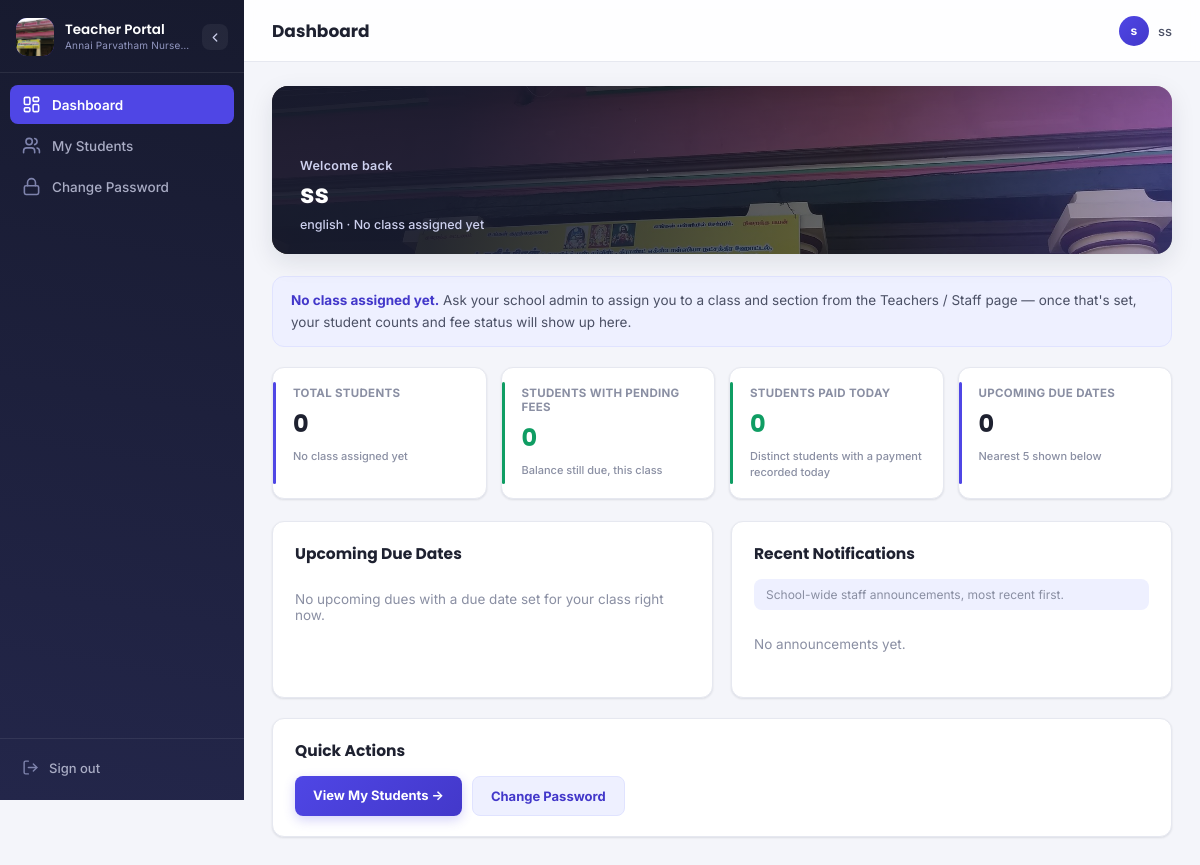
Page /teacher/dashboard (signed in) on the earlier database version.
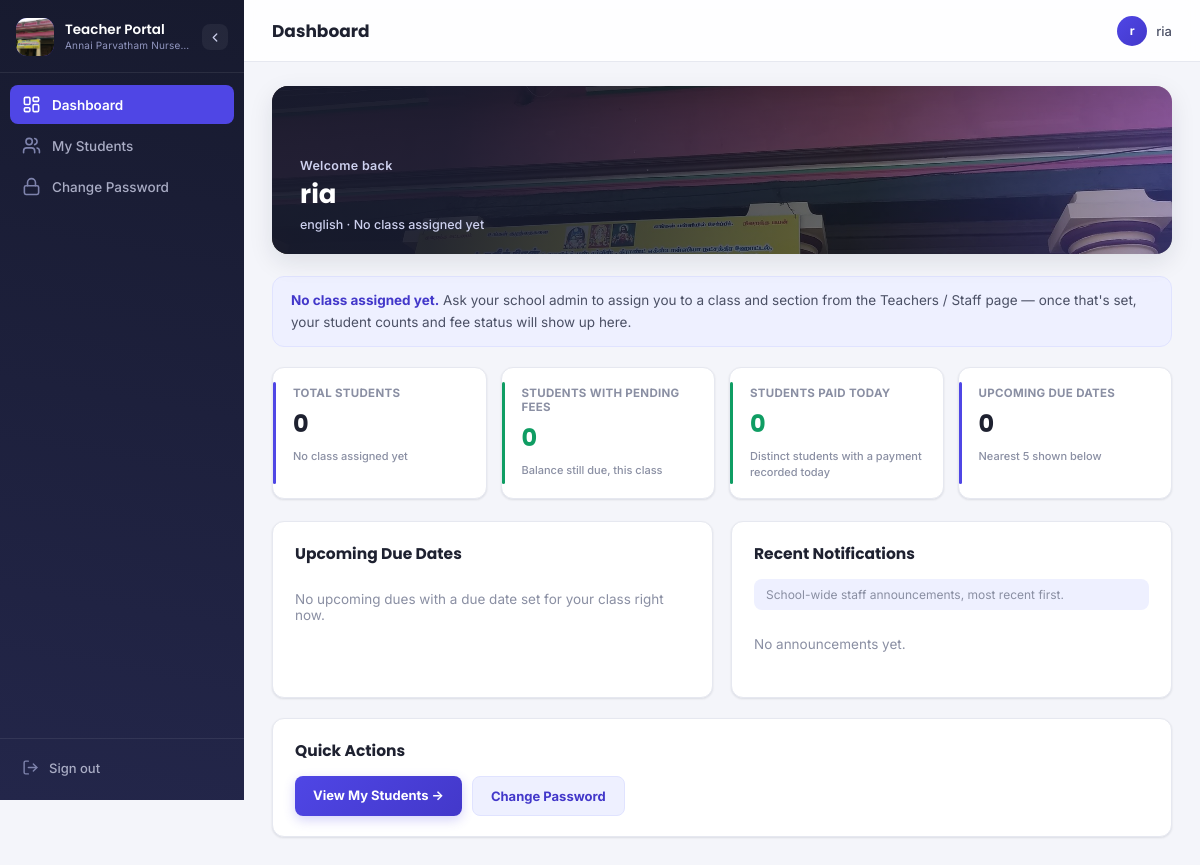
Same page on the later database version.
### models.py (models this page shows)
class Teacher(db.Model):
    id = db.Column(db.Integer, primary_key=True)
    name = db.Column(db.String(120), nullable=False, index=True)
    subject = db.Column(db.String(80))
    contact = db.Column(db.String(20))
    joining_date = db.Column(db.String(20))
    email = db.Column(db.String(120), unique=True, nullable=True, index=True)
    password_hash = db.Column(db.String(255), nullable=True)
    assigned_class = db.Column(db.String(40), nullable=True)
    assigned_section = db.Column(db.String(10), nullable=True)
    portal_active = db.Column(db.Boolean, nullable=False, default=False)
    salary = db.relationship("TeacherSalary", backref="teacher", uselist=False, cascade="all, delete-orphan")
    salary_payments = db.relationship("SalaryPayment", backref="teacher", cascade="all, delete-orphan")

### blueprints/teacher_portal.py (the view, shortened to what this page needs)
@bp.route("/dashboard")
@teacher_login_required
def dashboard():
    teacher = _current_teacher()
    if not teacher:
        return redirect(url_for("teacher_portal.logout"))
    class_label = _class_label(teacher)
    rows = _student_fee_rows(teacher)
    today = datetime.now().strftime("%Y-%m-%d")
    total_students = len(rows)
    pending_count = sum(1 for r in rows if r["balance"] > 0)
    paid_today_count = 0
    upcoming_due = []
    recent_notifications = Message.query.order_by(Message.posted_at.desc()).limit(5).all()
    return render_template(
        "teacher_dashboard.html", teacher=teacher, class_label=class_label,
        total_students=total_students, pending_count=pending_count, paid_today_count=paid_today_count,
        upcoming_due=upcoming_due, recent_notifications=recent_notifications,
    )

### blueprints/teacher_portal.py (called while the page is built, shortened)
def _current_teacher():
    return Teacher.query.get(session.get("teacher_id"))

def _class_label(teacher):
    if not teacher.assigned_class:
        return "No class assigned yet"
    return teacher.assigned_class + (f" {teacher.assigned_section}" if teacher.assigned_section else "")

def _student_fee_rows(teacher):
    if not teacher.assigned_class:
        return []

### helpers.py (called while the page is built)
def teacher_login_required(f):
    @wraps(f)
    def wrapper(*args, **kwargs):
        if "teacher_id" not in session:
            return redirect(url_for("teacher_portal.login"))
        return f(*args, **kwargs)
    return wrapper

### templates/teacher_dashboard.html (shortened to what this page needs)
{% extends "teacher_base.html" %}
{% block header %}Dashboard{% endblock %}
{% block content %}
<div class="hero-banner">
  <div class="hero-banner-photo">
    <img src="{{ url_for('static', filename='img/school-building.webp') }}" alt="">
  </div>
  <div class="hero-banner-copy">
    <span class="hero-eyebrow">Welcome back</span>
    <span class="hero-school-name">{{ teacher.name }}</span>
    <span class="hero-sub">{{ teacher.subject or 'Class Teacher' }} &middot; {{ class_label }}</span>
  </div>
</div>
{% if not teacher.assigned_class %}
<div class="page-lede">
  <strong>No class assigned yet.</strong> Ask your school admin to assign you to a class and section from the
  Teachers / Staff page — once that's set, your student counts and fee status will show up here.
</div>
{% endif %}
<div class="card-grid">
  <div class="stat-card">
    <span class="stat-label">Total Students</span>
    <span class="stat-value">{{ total_students }}</span>
    <span class="stat-footnote">{{ class_label }}</span>
  </div>
  <div class="stat-card {{ 'accent-red' if pending_count > 0 else 'accent-green' }}">
    <span class="stat-label">Students with Pending Fees</span>
    <span class="stat-value">{{ pending_count }}</span>
    <span class="stat-footnote">Balance still due, this class</span>
  </div>
  <div class="stat-card accent-green">
    <span class="stat-label">Students Paid Today</span>
    <span class="stat-value">{{ paid_today_count }}</span>
    <span class="stat-footnote">Distinct students with a payment recorded today</span>
  </div>
  <div class="stat-card">
    <span class="stat-label">Upcoming Due Dates</span>
    <span class="stat-value">{{ upcoming_due|length }}</span>
    <span class="stat-footnote">Nearest 5 shown below</span>
  </div>
</div>
<div class="two-col">
  <div class="panel">
    <h3>Upcoming Due Dates</h3>
    {% if upcoming_due %}
    <div class="table-scroll">
    <table class="data-table">
      <thead><tr><th>Student</th><th>Due Date</th><th>Balance</th></tr></thead>
      <tbody>
        {% for r in upcoming_due %}
        <tr>
          <td class="cell-name">{{ r.student.name }} <span style="color:var(--muted); font-size:11.5px;">(Roll {{ r.student.roll_no }})</span></td>
          <td>{{ r.student.fee.due_date }}</td>
          <td class="text-red">₹{{ "%.2f"|format(r.balance) }}</td>
        </tr>
        {% endfor %}
      </tbody>
    </table>
    </div>
    {% else %}
    <p class="empty-state">No upcoming dues with a due date set for your class right now.</p>
    {% endif %}
  </div>
  <div class="panel">
    <h3>Recent Notifications</h3>
    <p class="chat-page-note">School-wide staff announcements, most recent first.</p>
    {% if recent_notifications %}
      {% for m in recent_notifications %}
      <div class="chat-message" style="margin-bottom:10px;">
        <div class="chat-message-head">
          <span class="chat-sender">{{ m.posted_by }}</span>
          <span class="chat-time">{{ m.posted_at.strftime('%d %b, %I:%M %p') if m.posted_at else '' }}</span>
        </div>
        <div class="chat-content">{{ m.content }}</div>
      </div>
      {% endfor %}
    {% else %}
    <p class="empty-state">No announcements yet.</p>
    {% endif %}
  </div>
</div>
<div class="panel">
  <h3>Quick Actions</h3>
  <div class="quick-actions">
    <a href="{{ url_for('teacher_portal.my_students') }}" class="action-btn">View My Students &rarr;</a>
    <a href="{{ url_for('teacher_portal.change_password') }}" class="action-btn secondary">Change Password</a>
  </div>
</div>
{% endblock %}

### templates/teacher_base.html (shortened to what this page needs)
<!DOCTYPE html>
<html lang="en">
<head>
<link rel="stylesheet" href="{{ url_for('static', filename='css/style.css') }}">
</head>
<body>
<div class="app-shell" id="appShell">
  <aside class="sidebar" id="sidebar">
    <div class="sidebar-brand">
      <div class="brand-mark">
        <img src="{{ url_for('static', filename='img/school-building.webp') }}" alt="">
      </div>
      <div class="brand-text">
        <strong>Teacher Portal</strong>
        <span>Annai Parvatham Nursery &amp; Primary</span>
      </div>
      <button class="sidebar-collapse-btn" id="sidebarCollapseBtn" type="button" aria-label="Collapse sidebar" title="Collapse sidebar">
        <svg viewBox="0 0 24 24" fill="none" stroke="currentColor" stroke-width="2.2" stroke-linecap="round" stroke-linejoin="round"><polyline points="15 18 9 12 15 6"></polyline></svg>
      </button>
    </div>
    <nav class="sidebar-nav">
      <a href="{{ url_for('teacher_portal.dashboard') }}" data-label="Dashboard" class="{{ 'active' if request.endpoint=='teacher_portal.dashboard' }}">
        <span class="icon"></span>
        <span class="label">Dashboard</span>
      </a>
      <a href="{{ url_for('teacher_portal.my_students') }}" data-label="My Students" class="{{ 'active' if request.endpoint=='teacher_portal.my_students' }}">
        <span class="icon"><svg viewBox="0 0 24 24" fill="none" stroke="currentColor" stroke-width="2" stroke-linecap="round" stroke-linejoin="round"><path d="M16 21v-2a4 4 0 0 0-4-4H6a4 4 0 0 0-4 4v2"></path><circle cx="9" cy="7" r="4"></circle><path d="M22 21v-2a4 4 0 0 0-3-3.87"></path><path d="M16 3.13a4 4 0 0 1 0 7.75"></path></svg></span>
        <span class="label">My Students</span>
      </a>
      <a href="{{ url_for('teacher_portal.change_password') }}" data-label="Change Password" class="{{ 'active' if request.endpoint=='teacher_portal.change_password' }}">
        <span class="icon"><svg viewBox="0 0 24 24" fill="none" stroke="currentColor" stroke-width="2" stroke-linecap="round" stroke-linejoin="round"><rect x="3" y="11" width="18" height="11" rx="2"></rect><path d="M7 11V7a5 5 0 0 1 10 0v4"></path></svg></span>
        <span class="label">Change Password</span>
      </a>
    </nav>
    <div class="sidebar-footer">
      <a href="{{ url_for('teacher_portal.logout') }}" class="logout-link" data-label="Sign out">
        <span class="icon"><svg viewBox="0 0 24 24" fill="none" stroke="currentColor" stroke-width="2" stroke-linecap="round" stroke-linejoin="round"><path d="M9 21H5a2 2 0 0 1-2-2V5a2 2 0 0 1 2-2h4"></path><polyline points="16 17 21 12 16 7"></polyline><line x1="21" y1="12" x2="9" y2="12"></line></svg></span>
        <span class="label">Sign out</span>
      </a>
    </div>
  </aside>
  <div class="main-area">
    <header class="topbar">
      <div class="topbar-left">
        <div class="topbar-title">{% block header %}Dashboard{% endblock %}</div>
      </div>
      <div class="topbar-admin">
        <span class="admin-avatar">{{ session.get('teacher_name','T')[0] }}</span>
        <span>{{ session.get('teacher_name','Teacher') }}</span>
      </div>
    </header>
    <main class="content">
      {% block content %}{% endblock %}
    </main>
  </div>
</div>
</body>
</html>

Differences in the rows shown:
changed Teacher "english": get (not shown) → "ria"; name "ss" → "ria"
Other differences:
{{ session.get('teacher_name','T')[0] }}: "s" → "r"
{{ session.get('teacher_name','Teacher') }}: "ss" → (not shown)
